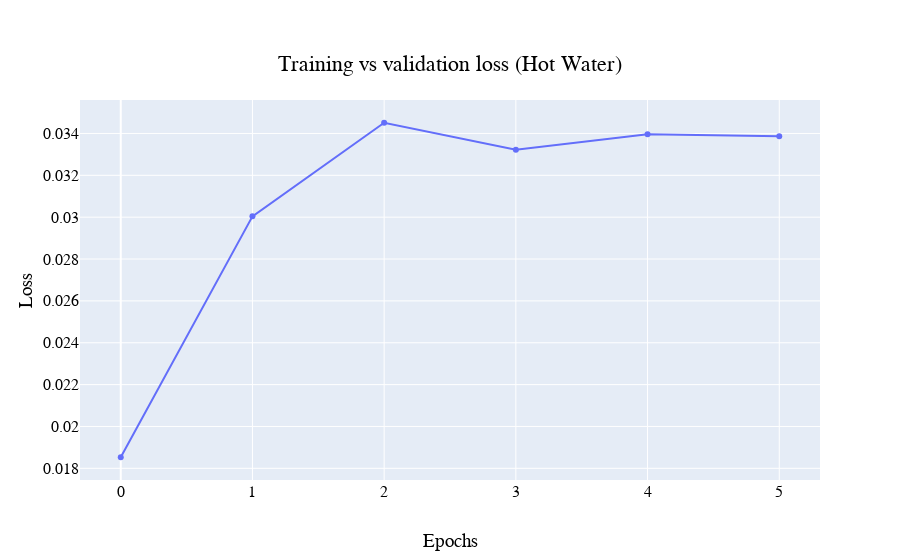

The code cell stored with this chart in its notebook:
### Code cell
vis.plot_train_vs_val_loss(history=hotwater_dropout_history, a='Hot Water')

### Figure 1 — Plotly figure (JSON) as saved in the notebook; plotly's stock layout.template omitted (floating-point values rounded to 4 significant figures)
{"data": [{"name": "validation Loss", "type": "scatter", "y": [0.01853, 0.03004, 0.03451, 0.03323, 0.03396, 0.03387]}], "layout": {"autosize": true, "font": {"color": "black", "family": "Courier New, monospace", "size": 16}, "title": {"text": "Training vs validation loss (Hot Water)", "x": 0.5, "xanchor": "center", "y": 0.9, "yanchor": "top"}, "xaxis": {"autorange": true, "range": [-0.3181, 5.318], "title": {"text": "Epochs"}}, "yaxis": {"autorange": true, "range": [0.01736, 0.03568], "title": {"text": "Loss"}, "type": "linear"}}}
